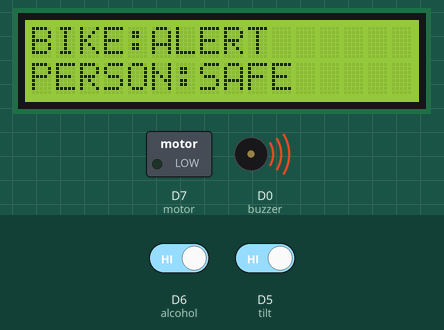
Simulated run of this sketch. Board: ESP8266 (NodeMCU). On the bench: 16×2 character LCD, switched loads named in the sketch (green lamp = pin HIGH), buzzer (waves = sounding, pin HIGH). The test bench sets the inputs (shaded band); at power-on: D5 (tilt) HIGH, D6 (alcohol) HIGH. What the sketch prints to the serial monitor is not drawn.

Above: at 3.2 s.
3.3 s: D5 (tilt) driven LOW
At 3.9 s:
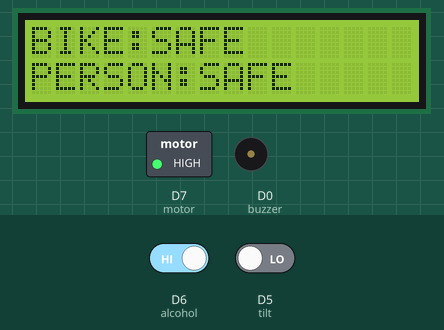
4.8 s: D6 (alcohol) driven LOW
At 5.5 s:
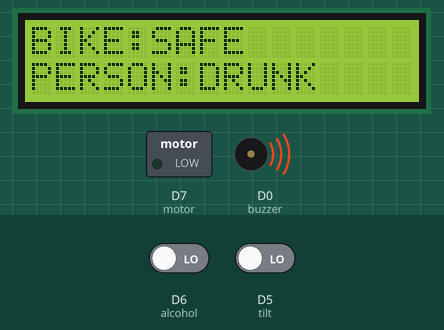
6.3 s: D5 (tilt) driven HIGH
At 7.3 s:
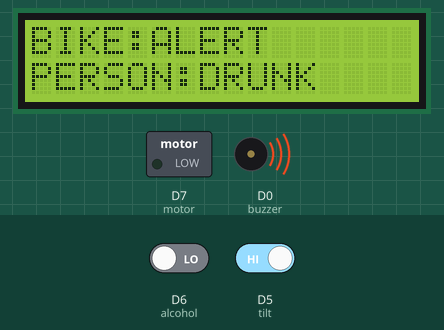
7.8 s: D6 (alcohol) driven HIGH
At 8.9 s:
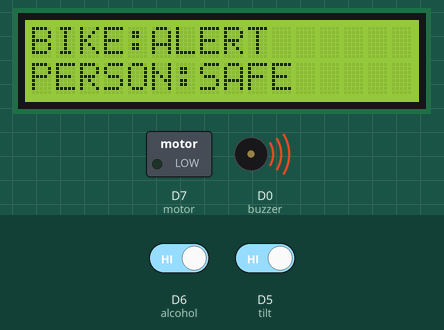
Timing chart, 0 to 10.3 s (numbered marks = the images above; inputs shaded):
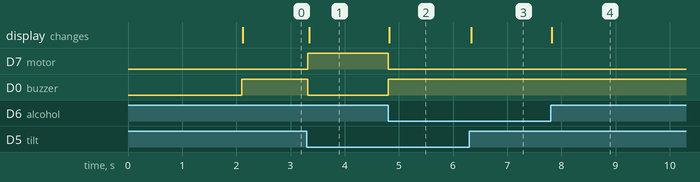

The sketch:

smart_helmet.ino
```cpp
#include <ESP8266WiFi.h>
#include <ESP8266WebServer.h>
#include <LiquidCrystal_I2C.h>

const char* ssid = "SmartHelmet";
const char* password = "YOUR_PASSWORD";

LiquidCrystal_I2C lcd(0x27, 16, 2);

const int tilt = D5;
const int alcohol = D6;
const int motor = D7;
const int buzzer = D0;

ESP8266WebServer server(80);

String tiltStatus = "";
String motorStatus = "";
String alcoholStatus = "";

void handleWebpage();

void setup()
{
  Serial.begin(115200);

  lcd.init();
  lcd.backlight();

  lcd.setCursor(0, 0);
  lcd.print("SMART HELMET AND");

  lcd.setCursor(0, 1);
  lcd.print("FALL SAFETY SYSTEM");

  delay(2000);
  lcd.clear();

  pinMode(tilt, INPUT);
  pinMode(alcohol, INPUT);
  pinMode(motor, OUTPUT);
  pinMode(buzzer, OUTPUT);

  // Wi-Fi access point
  WiFi.softAP(ssid, password);

  Serial.println("wifi app started");
  Serial.print("IP: ");
  Serial.println(WiFi.softAPIP());

  // Web routes
  server.on("/", handleWebpage);

  server.on("/status", []()
  {
    String json = "{";
    json += "\"tilt\":\"" + tiltStatus + "\",";
    json += "\"alc\":\"" + alcoholStatus + "\",";
    json += "\"mot\":\"" + motorStatus + "\"";
    json += "}";

    server.send(200, "application/json", json);
  });

  server.begin();
}

void loop()
{
  server.handleClient();

  // Read sensors
  int tiltValue = digitalRead(tilt);

  tiltStatus = (tiltValue == HIGH) ? "ALERT" : "SAFE";

  int alcoholValue = digitalRead(alcohol);

  alcoholStatus = (alcoholValue == LOW) ? "DRUNK" : "SAFE";

  if (tiltValue == 0 && alcoholValue == 1)
  {
    digitalWrite(motor, HIGH);
    motorStatus = "IGNITED";

    digitalWrite(buzzer, LOW);
  }
  else
  {
    digitalWrite(motor, LOW);
    motorStatus = "IGNITION KILLED!";

    digitalWrite(buzzer, HIGH);
  }

  lcd.setCursor(0, 0);
  lcd.print("BIKE:");
  lcd.print(tiltStatus);
  lcd.print(" ");

  lcd.setCursor(0, 1);
  lcd.print("PERSON:");
  lcd.print(alcoholStatus);
  lcd.print(" ");
}

void handleWebpage()
{
  String html = "<!DOCTYPE html><html><head>";

  html += "<meta charset='utf-8'>";
  html += "<title>VEHICLE SAFETY</title>";
  html += "<meta name='viewport' content='width=device-width, initial-scale=1'>";

  html += "<style>";

  html += "body{margin:0; font-family:'Segoe UI',Arial,sans-serif; "
          "text-align:center; "
          "background:linear-gradient(180deg,#f1f5eb 0%,#accc83 100%); "
          "background-attachment:fixed; min-height:100vh; "
          "padding:20px; color:#2f3e1c;}";

  html += "h1{color:#1e4620; margin-bottom:30px; "
          "text-shadow:1px 1px 2px rgba(255,255,255,0.5)}";

  html += ".status-box{font-size:20px; font-weight:600; "
          "margin:15px auto; padding:20px; border-radius:15px; "
          "max-width:400px; background:rgba(255,255,255,0.5); "
          "backdrop-filter:blur(5px); "
          "box-shadow:0 4px 15px rgba(0,0,0,0.05); "
          "transition:all 0.4s ease; border-left:8px solid #ccc;}";

  html += ".status-box:hover{transform:scale(1.03); "
          "box-shadow:0 8px 20px rgba(0,0,0,0.1)}";

  html += "</style></head><body>";

  html += "<h1>WEARABLE SMART HELMET WITH FALL DETECTION AND ALERT SYSTEM</h1>";

  // Status boxes
  html += "<div id='tilt' class='status-box'>Bike: "
          + tiltStatus + "</div>";

  html += "<div id='alc' class='status-box'>Person: "
          + alcoholStatus + "</div>";

  html += "<div id='mot' class='status-box'>Engine: "
          + motorStatus + "</div>";

  // JavaScript for automatic update
  html += "<script>";

  html += "function updateStatus(){";

  html += "fetch('/status').then(r=>r.json()).then(data=>{";

  // Bike status
  html += "let tB=document.getElementById('tilt');"
          "tB.innerText='Bike: '+data.tilt;";

  html += "if(data.tilt=='SLIPPED'){"
          "tB.style.background='rgba(255,200,200,0.8)';"
          "tB.style.borderColor='#dc3545';"
          "tB.style.color='#721c24';"
          "}else{"
          "tB.style.background='rgba(255,255,255,0.6)';"
          "tB.style.borderColor='#28a745';"
          "tB.style.color='#155724';"
          "}";

  // Person/alcohol status
  html += "let hB=document.getElementById('alc');"
          "hB.innerText='Person: '+data.alc;";

  html += "if(data.alc=='REMOVED'){"
          "hB.style.background='rgba(255,200,200,0.8)';"
          "hB.style.borderColor='#dc3545';"
          "hB.style.color='#721c24';"
          "}else{"
          "hB.style.background='rgba(255,255,255,0.6)';"
          "hB.style.borderColor='#28a745';"
          "hB.style.color='#155724';"
          "}";

  // Engine status
  html += "let mB=document.getElementById('mot');"
          "mB.innerText='Engine: '+data.mot;";

  html += "if(data.mot=='IGNITED'){"
          "mB.style.background='rgba(255,255,255,0.6)';"
          "mB.style.borderColor='#28a745';"
          "mB.style.color='#155724';"
          "}else{"
          "mB.style.background='rgba(200,200,200,0.4)';"
          "mB.style.borderColor='#6c757d';"
          "mB.style.color='#343a40';"
          "}";

  html += "});}";

  html += "setInterval(updateStatus,3000);";

  html += "</script></body></html>";

  server.send(200, "text/html", html);
}
```

Measured:
- after the input at 3.3 s, D7 (motor): LOW → HIGH at once; D0 (buzzer): HIGH → LOW at once; the display: changes at once (image 1)
- after the input at 4.8 s, D7 (motor): HIGH → LOW at once; D0 (buzzer): LOW → HIGH at once; the display: changes at once (image 2)
- after the input at 6.3 s, the display: changes at once (image 3)
- after the input at 7.8 s, the display: changes at once (image 4)
